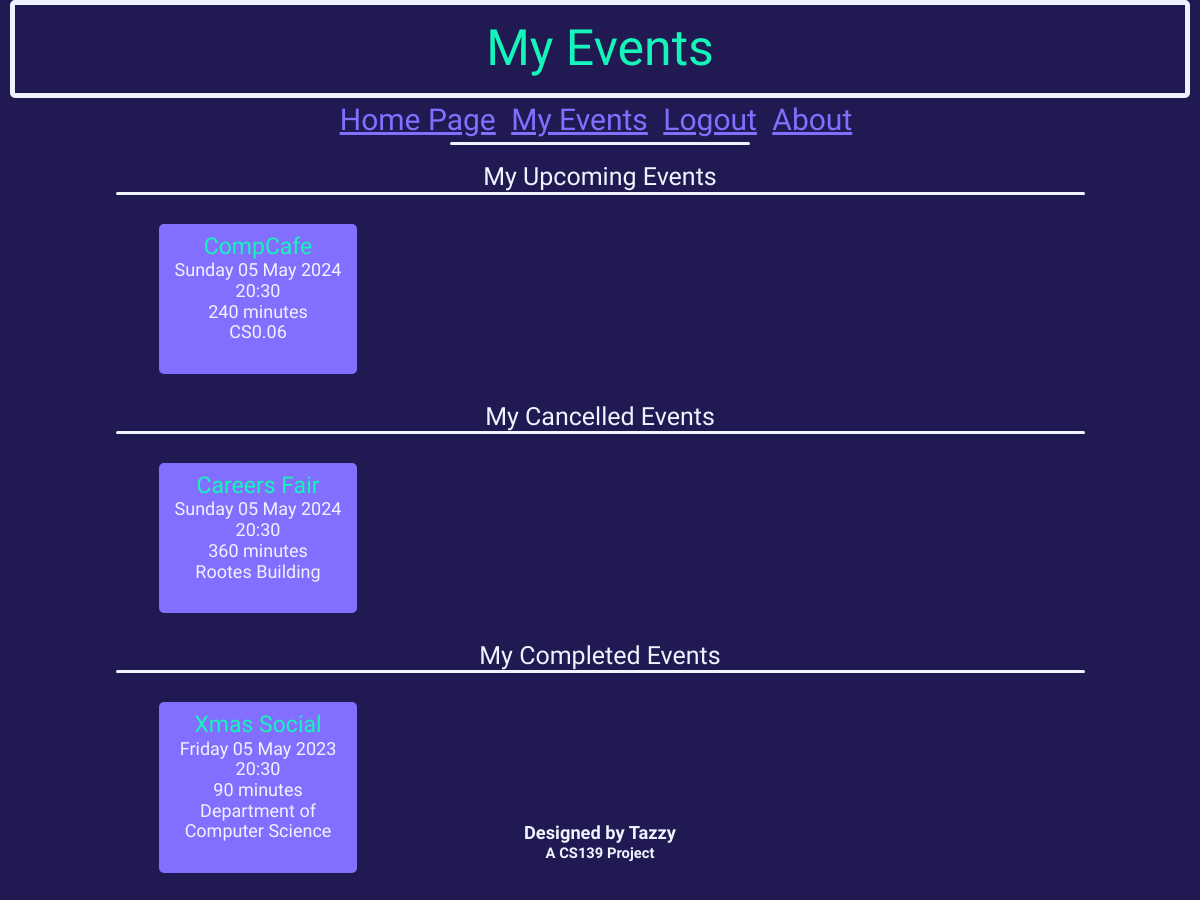
The page /myEvents (signed in) on the database as committed earlier.
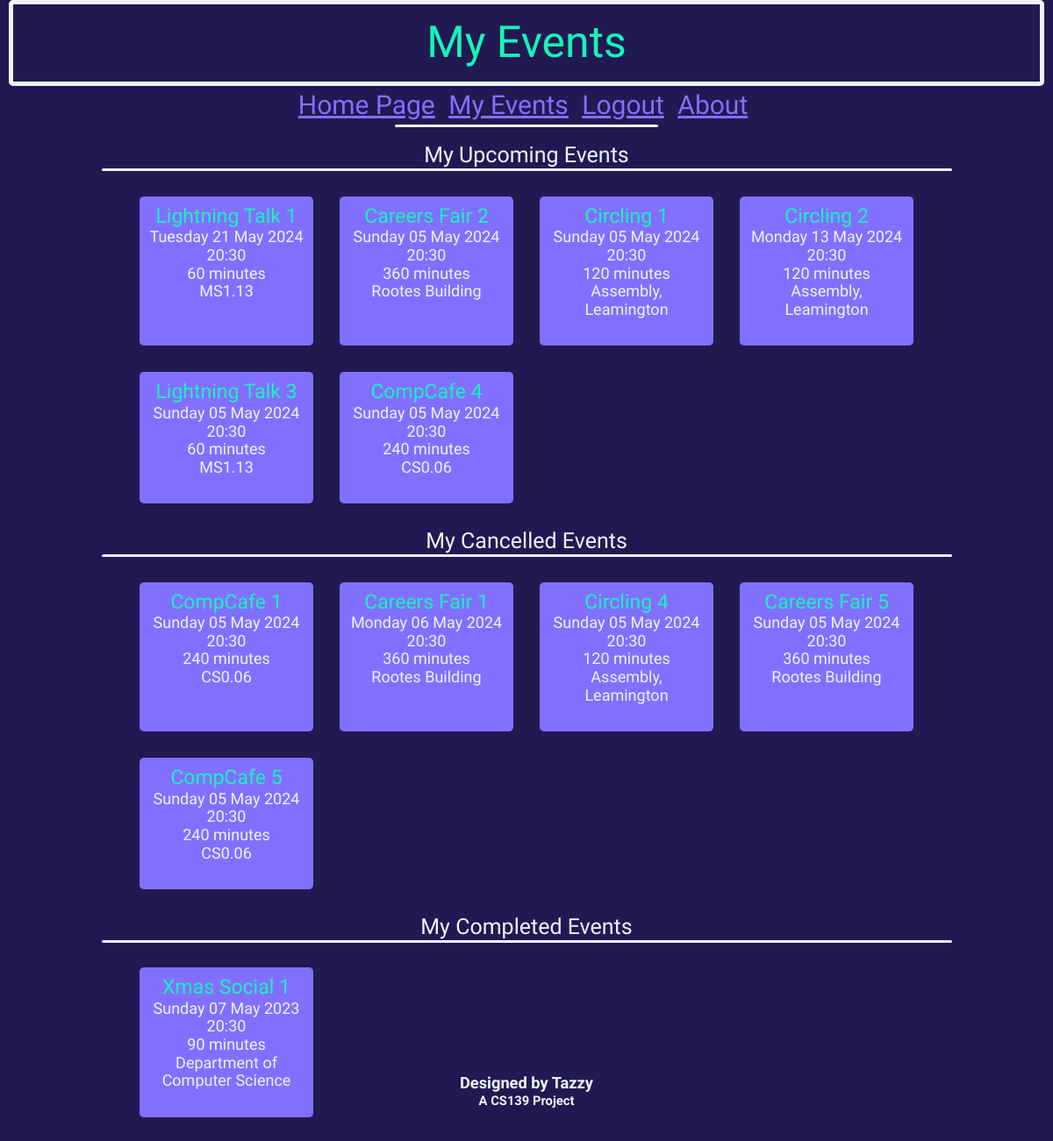
The same page on the database as committed later.
### db_definition.py (models this page shows, shortened)
class Event(db.Model):
    __tablename__ = "events"
    event_id = db.Column(db.Integer, primary_key = True)
    name = db.Column(db.String(20))
    dateTime = db.Column(db.DateTime)
    duration = db.Column(db.Integer) # Minutes
    capacity = db.Column(db.Integer)
    ticketsSold = db.Column(db.Integer)
    location = db.Column(db.String(50))

### eventbyte.py (the view)
@app.route('/myEvents')
def myEvents():
    if not current_user.is_authenticated:
        return redirect('/')
    updateTickets()
    completedEvents = db.session.query(Event).join(Ticket, Event.event_id == Ticket.event_id).where(Ticket.user_id == current_user.user_id).where(Ticket.status == "Completed")
    cancelledEvents = db.session.query(Event).join(Ticket, Event.event_id == Ticket.event_id).where(Ticket.user_id == current_user.user_id).where(Ticket.status == "Cancelled")
    upcomingEvents = db.session.query(Event).join(Ticket, Event.event_id == Ticket.event_id).where(Ticket.user_id == current_user.user_id).where(Ticket.status == "Upcoming")
    return render_template('boughtEventsView.html', completedEvents=completedEvents, cancelledEvents=cancelledEvents, upcomingEvents=upcomingEvents, currTime = datetime.datetime(datetime.MINYEAR, 1, 1))

### eventbyte.py (called while the page is built)
@loginManager.user_loader
def loadUser(user_id):
    return User.query.get(int(user_id))

def updateTickets():
    events = Event.query.all()
    for event in events:
        ticketNum = db.session.query(Ticket).where(Ticket.event_id == event.event_id, Ticket.status == "Upcoming").count()
        event.ticketsSold = ticketNum
        if event.ticketsSold >= (0.95 * event.capacity):
            sendEmail(user=User.query.filter_by(userClass="super").first(), event=event, EVENTNEARFULL=True)
        if event.dateTime <= datetime.datetime.now():
            tickets = db.session.query(Ticket).where(Ticket.event_id == event.event_id)
            for ticket in tickets:
                ticket.status = "Completed"
    db.session.commit()

### templates/boughtEventsView.html (shortened to what this page needs)
{% extends "base.html" %}
{% block heading %}
    <div class="title subtitle">
        My Events
    </div>
{% endblock %}
{% block content %}
    <br>
    <div id="allMyEvents" class="loginFlashes">
        <div class="eventSecTitle" id="upcoming">
            My Upcoming Events
        </div>
        <div id="longUnderline"></div><br>
        <div id="upcomingEvents">
            {% with events=upcomingEvents %}
                {% include "eventList.html" %}
            {% endwith %}
        </div><br>
        <div class="eventSecTitle" id="cancelled">
            My Cancelled Events
        </div>
        <div id="longUnderline"></div><br>
        <div id="cancelledEvents">
            {% with events=cancelledEvents %}
                {% include "eventList.html" %}
            {% endwith %}
        </div><br>
        <div class="eventSecTitle" id="completed">
            My Completed Events
        </div>
        <div id="longUnderline"></div><br>
        <div id="completedEvents">
            {% with events=completedEvents %}
                {% include "eventList.html" %}
            {% endwith %}
        </div><br>
    </div>
{% endblock %}

### templates/eventList.html (shortened to what this page needs)
<div class="eventsList">
    {% for event in events %}
        {% if event.dateTime > currTime %}
            <div class="event">
                <a href="/viewEvent?eventid={{event.event_id}}" style="text-decoration: none;"><span class="titleRef" style="font-size: 23px;">{{ event.name }}</span></a><br>
                {{ event.dateTime.strftime('%A') }} {{ event.dateTime.strftime('%d') }} {{ event.dateTime.strftime('%b') }} {{ event.dateTime.strftime('%Y') }}<br>
                {{ event.dateTime.strftime('%H') }}:{{ event.dateTime.strftime('%M') }}<br>
                {{ event.duration }} minutes<br>
                {{ event.location }}<br>
                {% if current_user.userClass == "super" %}
                    {{ event.capacity - event.ticketsSold }} seats left<br><br>
                {% elif event.ticketsSold == event.capacity %}
                    <span style="color: red;"><strong>SOLD OUT</strong></span><br>
                {% elif (event.ticketsSold >= (0.95 * event.capacity)) %}
                    <span style="color: red;"><strong>TICKETS LOW</strong></span><br>{{event.capacity - event.ticketsSold}} tickets left.<br>
                {% else %}
                    <br>
                {% endif %}
            </div>
        {% endif %}
    {% endfor %}
</div>

Rows that differ between the two databases and show on the page:
now on this page (row edited): Event: name "Lightning Talk 1", dateTime "Tuesday", dateTime "21", dateTime "May", dateTime "2024", dateTime "20", dateTime "30", duration "60", location "MS1.13"
added Event: name "Careers Fair 2", dateTime "Sunday", dateTime "05", dateTime "May", dateTime "2024", dateTime "20", dateTime "30", duration "360", location "Rootes Building"
now on this page (row edited): Event: name "Circling 1", dateTime "Sunday", dateTime "05", dateTime "May", dateTime "2024", dateTime "20", dateTime "30", duration "120", location "Assembly, Leamington"
added Event: name "Circling 2", dateTime "Monday", dateTime "13", dateTime "May", dateTime "2024", dateTime "20", dateTime "30", duration "120", location "Assembly, Leamington"
added Event: name "Lightning Talk 3", dateTime "Sunday", dateTime "05", dateTime "May", dateTime "2024", dateTime "20", dateTime "30", duration "60", location "MS1.13"
added Event: name "CompCafe 4", dateTime "Sunday", dateTime "05", dateTime "May", dateTime "2024", dateTime "20", dateTime "30", duration "240", location "CS0.06"
changed Event: name "CompCafe" → "CompCafe 1"
changed Event: name "Careers Fair" → "Careers Fair 1"; dateTime "Sunday" → "Monday"; dateTime "05" → "06"
added Event: name "Circling 4", dateTime "Sunday", dateTime "05", dateTime "May", dateTime "2024", dateTime "20", dateTime "30", duration "120", location "Assembly, Leamington"
added Event: name "Careers Fair 5", dateTime "Sunday", dateTime "05", dateTime "May", dateTime "2024", dateTime "20", dateTime "30", duration "360", location "Rootes Building"
added Event: name "CompCafe 5", dateTime "Sunday", dateTime "05", dateTime "May", dateTime "2024", dateTime "20", dateTime "30", duration "240", location "CS0.06"
changed Event "Department of Computer Science": name "Xmas Social" → "Xmas Social 1"; dateTime "Friday" → "Sunday"; dateTime "05" → "07"
